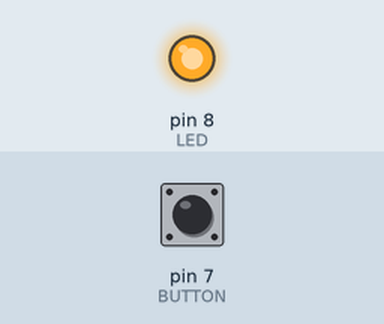
Recording of a sketch running on a simulated Arduino Uno, built with avr-gcc and run on an emulated ATmega328P. On the bench: output pins drawn as LEDs (lit = HIGH). The inputs (shaded band) are chosen by the test bench; at power-on: pin 7 (BUTTON) HIGH.

Above: at 1.2 s.
1.3 s: pin 7 (BUTTON) pulled LOW for 0.15 s
At 1.37 s:
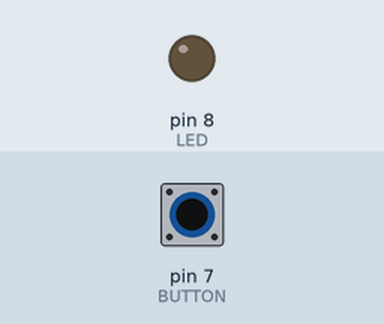
2.9 s: pin 7 (BUTTON) pulled LOW for 3.2 s
At 7.2 s:
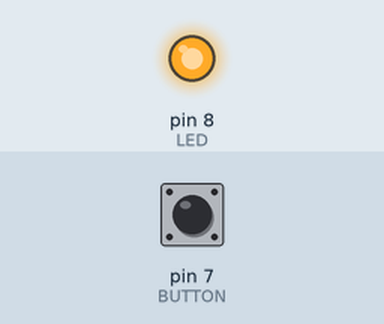
Timing chart, 0 to 8.7 s (numbered marks = the images above; inputs shaded):
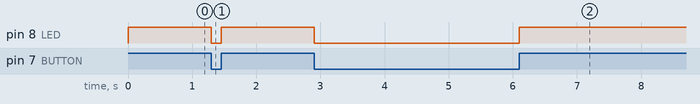

The sketch:

sketch09.ino
```cpp
/*
  Prof. Michele Maffucci
  08.03.2014

  Accensione del LED alla pressione del pulsante
  eliminando la resistenza di pull-up sul pulsante

  Questo codice è di dominio pubblico
*/

int LED = 8;                    // LED collegato al pin digitale 8
int BUTTON = 7;                 // pin di input dove è collegato il pulsante

int val = 0;                    // si userà val per conservare lo stato del
                                // pin di input a cui è collegato il pulsante

void setup() {
  pinMode(LED, OUTPUT);         // imposta il pin digitale come output
  pinMode(BUTTON, INPUT);       // imposta il pin digitale come input
  digitalWrite(BUTTON, HIGH);   // attiva la resistenza di pull-up sul pin 7
}

void loop() {
  val = digitalRead(BUTTON);    // legge il valore dell'input e lo conserva

  // controlla che l'input sia HIGH (pulsante premuto)
  if (val == HIGH) {
    digitalWrite(LED, HIGH);   // accende il LED (livello di tensione HIGH)
  }
  else {
    digitalWrite(LED, LOW);    // spegne il LED
  }
}
```

Measured:
- after the input at 1.3 s, pin 8 (LED): HIGH → LOW at once, → HIGH 0.15 s later
- after the input at 2.9 s, pin 8 (LED): HIGH → LOW at once, → HIGH 3.2 s later
